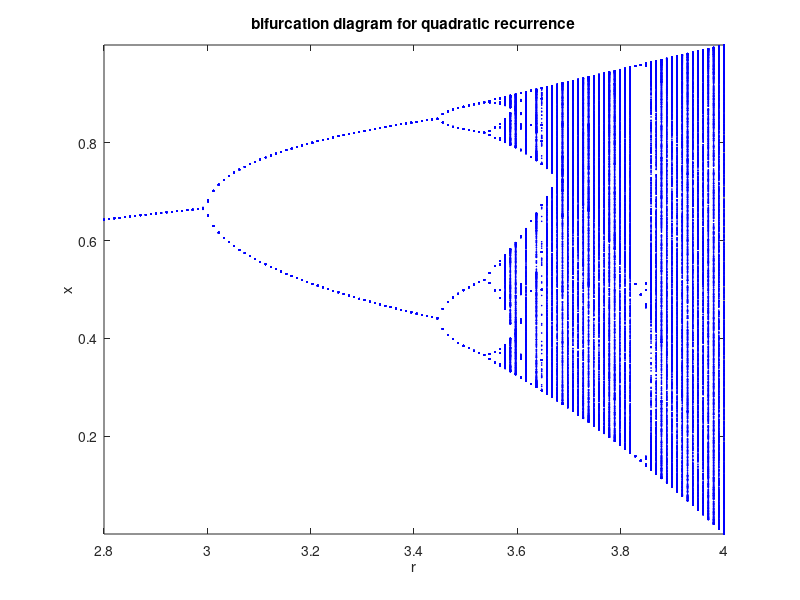
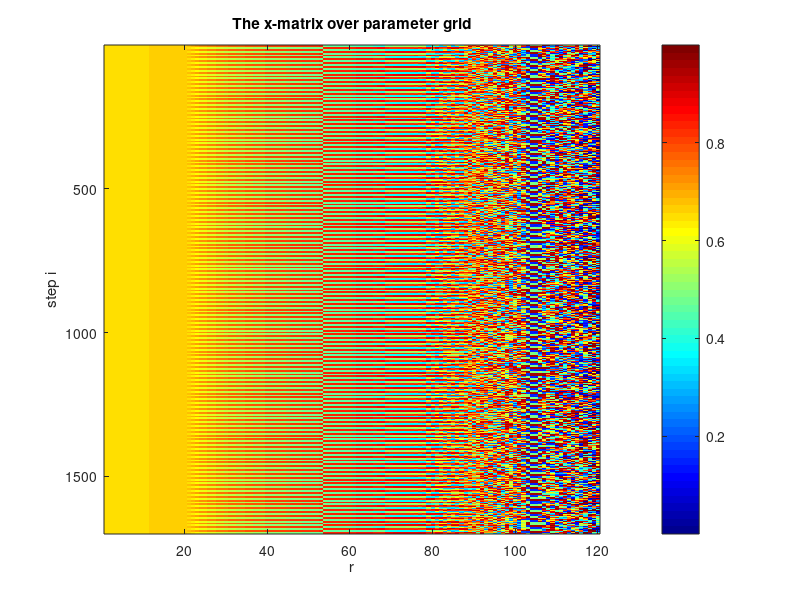
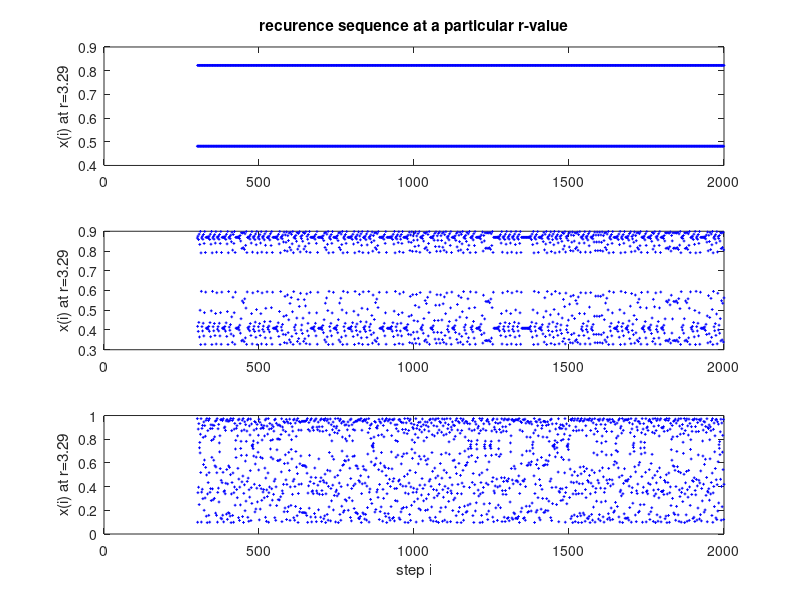
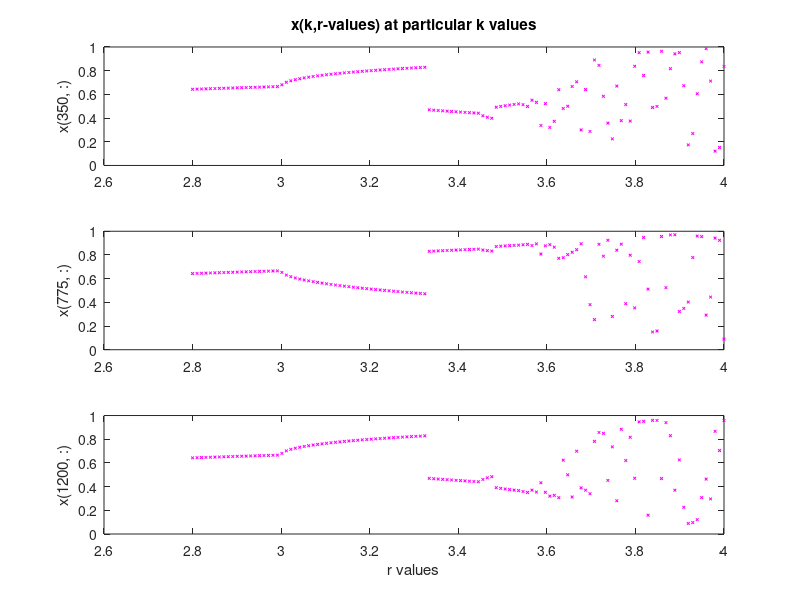

Recreate these plots in MATLAB, in order.
% 
% demo_bifurcation_diagram
% SCRIPT 
% generating a bifurvation diagram for quadratic recurrence maps 
% -- set the parameters 
% -- compute the data matrix over a parameter grid 
% -- plot the bifurcation diagram 
% -- plot some cross sections 

close all
clear all 

fprintf('\n\n   Begin of %s ...  \n\n', mfilename);

%% ... Parameter setting and variation for investigative study 

rmin =  2.8;              % set a finite r-range between -2 and 4 
rmax =  4 ;              
dr   =  0.01;             % set the r-spacing resolution 

x0       = 0.7;           %  the initial value 
maxsteps = 2000;          %  vs. 1000; #recurrence steps to take at each value of r 
steps_transient = 300;    %  vs. 30;   #transient steos to skip
steps_asymp = maxsteps-steps_transient ; % far-future steps to record 

%% ===== no or little change below ==================================

nrs      = floor( (rmax-rmin)/dr );      % equi-spaced r-values 
r_values = linspace( rmin, rmax, nrs ); 
nrs      = length( r_values ); 

% ... initialize the data matrix for bifurcation diagram 
M = zeros( steps_asymp, nrs );

%% ... take recurrence steps at earch r value 

for i = 1:nrs 
    r = r_values(i);
    x = x0;                     
    for j = 1:steps_transient   % without recording 
        x = r * x * (1 - x);
    end 

    for j = 1:steps_asymp      % with recording 
        x = r * x * (1-x); 
        M(j, i) = x;
    end
end

%% ==================================================================

%% ... visual inspection and investigation 

isteps = steps_transient +(1:steps_asymp)';  

fprintf('\n   plotting bifurcation diagram and the matrix ... ');

figure( 'name','Bifurcation Diagram (dots) ')
% 
plot( r_values, M, 'b+', 'MarkerSize', 1); 
% NOTE: do not use line interplation nor colorcodes in matlab 
%       which create misleading artifacts 
xlabel('r');
ylabel('x');
axis tight
title('bifurcation diagram for quadratic recurrence')
% NOTE: do not use line interplation nor colorcodes in matlab 
%       which create misleading artifacts 

figure( 'name', 'Bifurcation Diagram Matrix') 
% 
imagesc(M); colorbar ;
colormap('jet')
colorbar 
xlabel('r'); 
ylabel('step i'); 
title('The x-matrix over parameter grid')


%%
fprintf('\n   plotting the recurrence sequence at a single r-value ...')

figure 
% 
subplot(3,1,1) 
jseg = floor( nrs/4); 
j1 = 50; 
plot(isteps, M(:, j1), 'b+', 'Markersize', 2); 
ylabel(sprintf('x(i) at r=%0.2f', r_values(j1))); 
title('recurence sequence at a particular r-value')
%
subplot(3,1,2)
j2 = j1 + jseg; 
plot(isteps, M(:, j2), 'b+', 'Markersize', 2); 
ylabel(sprintf('x(i) at r=%0.2f', r_values(j1))); 
subplot(3,1,3)
j3 = j2 + jseg; 
plot(isteps, M(:, j3), 'b+', 'Markersize', 2); 
xlabel('step i'); 
ylabel(sprintf('x(i) at r=%0.2f', r_values(j1))); 


%%
fprintf('\n   plotting L^{k}(x_0) across r-values at fixed step k ...');

figure 
% 
subplot(3,1,1) 
kseg = floor(steps_asymp/4); 
k1 = 50 + steps_transient; 
plot( r_values, M(k1, :), 'mx', 'Markersize', 2); 
ylabel(sprintf('x(%d, :)', k1)); 
title('x(k,r-values) at particular k values')
subplot(3,1,2)
k2  = k1 + kseg; 
plot( r_values, M(k2, :), 'mx', 'Markersize', 2); 
ylabel(sprintf('x(%d, :)', k2)); 
subplot(3,1,3)
k3 = k2 + kseg;
plot( r_values, M(k3, :), 'mx', 'Markersize', 2); 
ylabel(sprintf('x(%d, :)', k3)); 
xlabel('r values'); 

%%
fprintf('\n\n   End of %s ! \n\n', mfilename);

return 

%% ... the following does not portrait well as expected 

figure( 'name', 'Bifurcation Diagram Matrix as 3D surface') 
[Rx,Ix] = meshgrid( r_values, isteps);
% surf( Rx, Ix, M, 'EdgeColor','none'); 
surf( Rx, Ix, M, M.^2, 'EdgeColor','none');  
colormap("jet"); 
zlabel('x')
xlabel('r'); 
ylabel('step i'); 
view(-10,10);

%%
%%% see version v0 by ChatGPT 
%%% corrected and modified by Xiaobai Sun  
%%% Jan. 10, 2024 